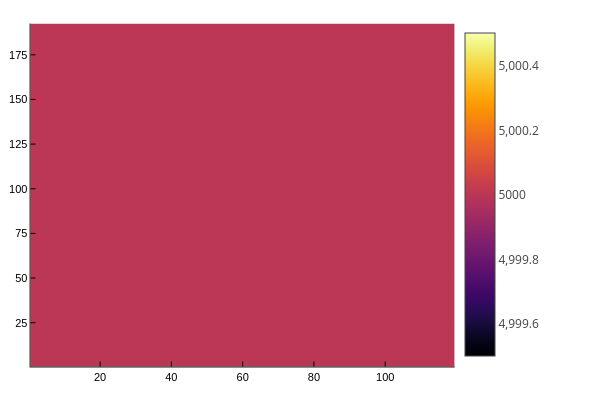

Source (notebook cell):
### Code cell
using Plots
plotlyjs()
frames_center = map(frame -> frame[1:192, 1:123], filtered_frames)
tcspc_events = map(pixel -> length(collect((skipmissing(pixel)))), tcspc_stream)
#heatmap(map(pixel -> length(collect((skipmissing(pixel)))), tcspc_stream))
#heatmap(map(pixel -> sum(collect((skipmissing(pixel)))), collect_frames(frames_center)))
heatmap(tcspc_events[:,5:123])
#heatmap(filtered_frames[24])

### Figure 1 — Plotly figure (JSON) as saved in the notebook; plotly's stock layout.template omitted (floating-point values rounded to 4 significant figures; data arrays with more than 128 entries replaced by an {"elided": "..."} marker saying what was removed)
{"data": [{"colorbar": {"len": 0.9525, "title": "", "x": 0.7578, "y": 0.5139}, "colorscale": {"elided": "256x2 mixed values"}, "name": "y1", "showlegend": false, "showscale": true, "type": "heatmap", "x": [0.5, 1.5, 2.5, 3.5, 4.5, 5.5, 6.5, 7.5, 8.5, 9.5, 10.5, 11.5, 12.5, 13.5, 14.5, 15.5, 16.5, 17.5, 18.5, 19.5, 20.5, 21.5, 22.5, 23.5, 24.5, 25.5, 26.5, 27.5, 28.5, 29.5, 30.5, 31.5, 32.5, 33.5, 34.5, 35.5, 36.5, 37.5, 38.5, 39.5, 40.5, 41.5, 42.5, 43.5, 44.5, 45.5, 46.5, 47.5, 48.5, 49.5, 50.5, 51.5, 52.5, 53.5, 54.5, 55.5, 56.5, 57.5, 58.5, 59.5, 60.5, 61.5, 62.5, 63.5, 64.5, 65.5, 66.5, 67.5, 68.5, 69.5, 70.5, 71.5, 72.5, 73.5, 74.5, 75.5, 76.5, 77.5, 78.5, 79.5, 80.5, 81.5, 82.5, 83.5, 84.5, 85.5, 86.5, 87.5, 88.5, 89.5, 90.5, 91.5, 92.5, 93.5, 94.5, 95.5, 96.5, 97.5, 98.5, 99.5, 100.5, 101.5, 102.5, 103.5, 104.5, 105.5, 106.5, 107.5, 108.5, 109.5, 110.5, 111.5, 112.5, 113.5, 114.5, 115.5, 116.5, 117.5, 118.5, 119.5], "xaxis": "x", "y": {"elided": "193 float values"}, "yaxis": "y", "z": {"elided": "192x119 int values"}, "zmax": 5000, "zmin": 5000}], "layout": {"annotations": [], "height": 400, "legend": {"bgcolor": "rgba(255, 255, 255, 1.000)", "bordercolor": "rgba(0, 0, 0, 1.000)", "borderwidth": 1, "font": {"color": "rgba(0, 0, 0, 1.000)", "family": "sans-serif", "size": 11}, "title": {"font": {"color": "rgba(0, 0, 0, 1.000)", "family": "sans-serif", "size": 15}, "text": ""}, "tracegroupgap": 0, "traceorder": "normal", "x": 1, "xanchor": "auto", "y": 1, "yanchor": "auto"}, "margin": {"b": 20, "l": 0, "r": 0, "t": 20}, "paper_bgcolor": "rgba(255, 255, 255, 1.000)", "plot_bgcolor": "rgba(255, 255, 255, 1.000)", "showlegend": true, "width": 600, "xaxis": {"anchor": "y", "domain": [0.05101, 0.7578], "gridcolor": "rgba(0, 0, 0, 0.100)", "gridwidth": 0.5, "linecolor": "rgba(0, 0, 0, 1.000)", "mirror": false, "range": [0.5, 119.5], "showgrid": true, "showline": true, "showticklabels": true, "tickangle": 0, "tickcolor": "rgb(0, 0, 0)", "tickfont": {"color": "rgba(0, 0, 0, 1.000)", "family": "sans-serif", "size": 11}, "tickmode": "array", "ticks": "inside", "ticktext": ["20", "40", "60", "80", "100"], "tickvals": [20, 40, 60, 80, 100], "title": "", "titlefont": {"color": "rgba(0, 0, 0, 1.000)", "family": "sans-serif", "size": 15}, "type": "-", "visible": true, "zeroline": false, "zerolinecolor": "rgba(0, 0, 0, 1.000)"}, "yaxis": {"anchor": "x", "domain": [0.03762, 0.9902], "gridcolor": "rgba(0, 0, 0, 0.100)", "gridwidth": 0.5, "linecolor": "rgba(0, 0, 0, 1.000)", "mirror": false, "range": [0.5, 192.5], "showgrid": true, "showline": true, "showticklabels": true, "tickangle": 0, "tickcolor": "rgb(0, 0, 0)", "tickfont": {"color": "rgba(0, 0, 0, 1.000)", "family": "sans-serif", "size": 11}, "tickmode": "array", "ticks": "inside", "ticktext": ["25", "50", "75", "100", "125", "150", "175"], "tickvals": [25, 50, 75, 100, 125, 150, 175], "title": "", "titlefont": {"color": "rgba(0, 0, 0, 1.000)", "family": "sans-serif", "size": 15}, "type": "-", "visible": true, "zeroline": false, "zerolinecolor": "rgba(0, 0, 0, 1.000)"}}}
